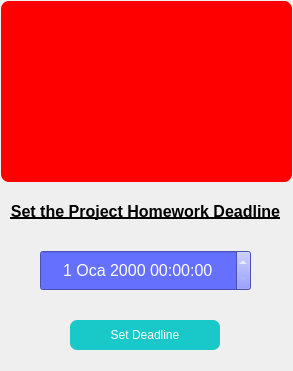
<?xml version="1.0" encoding="UTF-8"?>
<ui version="4.0">
 <class>DialogSetDeadline</class>
 <widget class="QDialog" name="DialogSetDeadline">
  <property name="geometry">
   <rect>
    <x>0</x>
    <y>0</y>
    <width>293</width>
    <height>371</height>
   </rect>
  </property>
  <property name="windowTitle">
   <string>Set Deadline</string>
  </property>
  <property name="windowIcon">
   <iconset>
    <normaloff>pictures/logo1.ico</normaloff>pictures/logo1.ico</iconset>
  </property>
  <property name="styleSheet">
   <string notr="true">background-color: rgb(255, 255, 127);
QToolTip { background-color: yellow; color: black; border: 1px solid black;}</string>
  </property>
  <widget class="QDateTimeEdit" name="dateTimeEdit">
   <property name="geometry">
    <rect>
     <x>40</x>
     <y>250</y>
     <width>211</width>
     <height>41</height>
    </rect>
   </property>
   <property name="font">
    <font>
     <pointsize>12</pointsize>
    </font>
   </property>
   <property name="styleSheet">
    <string notr="true">QDateTimeEdit {
	color: rgb(255, 255, 255);
	selection-background-color: rgb(255, 0, 0);
	background-color: rgb(102, 112, 255);
}
</string>
   </property>
   <property name="locale">
    <locale language="Turkish" country="Turkey"/>
   </property>
   <property name="inputMethodHints">
    <set>Qt::ImhDate|Qt::ImhPreferNumbers|Qt::ImhTime</set>
   </property>
   <property name="alignment">
    <set>Qt::AlignCenter</set>
   </property>
  </widget>
  <widget class="QLabel" name="labelCase">
   <property name="geometry">
    <rect>
     <x>10</x>
     <y>200</y>
     <width>271</width>
     <height>22</height>
    </rect>
   </property>
   <property name="maximumSize">
    <size>
     <width>16777215</width>
     <height>35</height>
    </size>
   </property>
   <property name="font">
    <font>
     <pointsize>12</pointsize>
     <bold>true</bold>
     <underline>true</underline>
    </font>
   </property>
   <property name="styleSheet">
    <string notr="true">QLabel { 
	color: black;
	background-color: rgb(0, 0, 0, 0);
}</string>
   </property>
   <property name="text">
    <string>Set the Project Homework Deadline</string>
   </property>
   <property name="alignment">
    <set>Qt::AlignCenter</set>
   </property>
  </widget>
  <widget class="QLabel" name="labelPicture">
   <property name="geometry">
    <rect>
     <x>1</x>
     <y>1</y>
     <width>291</width>
     <height>181</height>
    </rect>
   </property>
   <property name="styleSheet">
    <string notr="true">QLabel {
	border-radius : 8px;
	background-color: red;
}</string>
   </property>
   <property name="text">
    <string/>
   </property>
   <property name="pixmap">
    <pixmap>pictures/deadline_pic.png</pixmap>
   </property>
   <property name="scaledContents">
    <bool>true</bool>
   </property>
  </widget>
  <widget class="QPushButton" name="pushButtonSetDeadline">
   <property name="geometry">
    <rect>
     <x>70</x>
     <y>320</y>
     <width>150</width>
     <height>30</height>
    </rect>
   </property>
   <property name="minimumSize">
    <size>
     <width>150</width>
     <height>30</height>
    </size>
   </property>
   <property name="maximumSize">
    <size>
     <width>150</width>
     <height>30</height>
    </size>
   </property>
   <property name="mouseTracking">
    <bool>true</bool>
   </property>
   <property name="focusPolicy">
    <enum>Qt::StrongFocus</enum>
   </property>
   <property name="styleSheet">
    <string notr="true">QPushButton{
	border-radius : 7px;
	background-color : rgb(25, 200, 200);
	color: rgb(255, 255, 255); 
}

QPushButton:hover{
	background-color: rgb(20, 135, 135);
    border: 2px solid rgb(255, 80, 0);
}

QPushButton:focus  {
  border: 2px solid rgb(162, 0, 0);
}</string>
   </property>
   <property name="text">
    <string>Set Deadline</string>
   </property>
  </widget>
  <zorder>dateTimeEdit</zorder>
  <zorder>labelCase</zorder>
  <zorder>pushButtonSetDeadline</zorder>
  <zorder>labelPicture</zorder>
 </widget>
 <tabstops>
  <tabstop>dateTimeEdit</tabstop>
  <tabstop>pushButtonSetDeadline</tabstop>
 </tabstops>
 <resources/>
 <connections/>
</ui>
